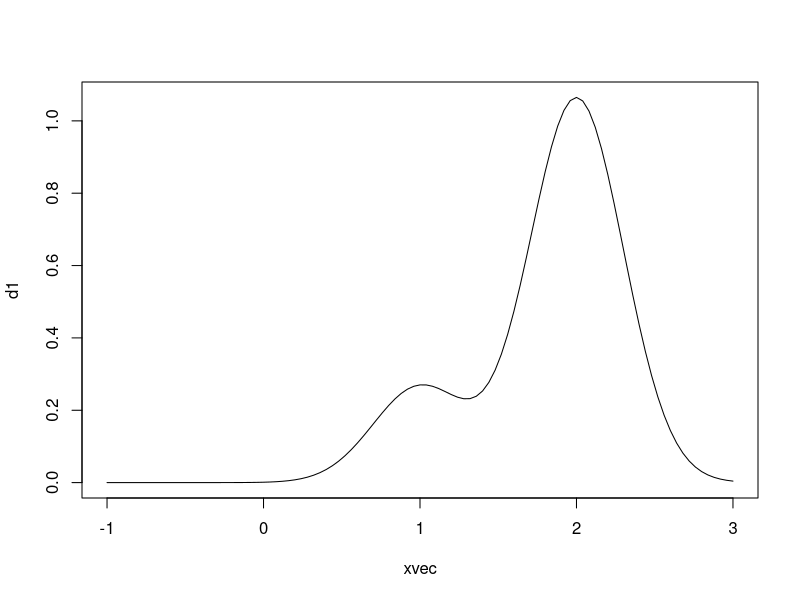
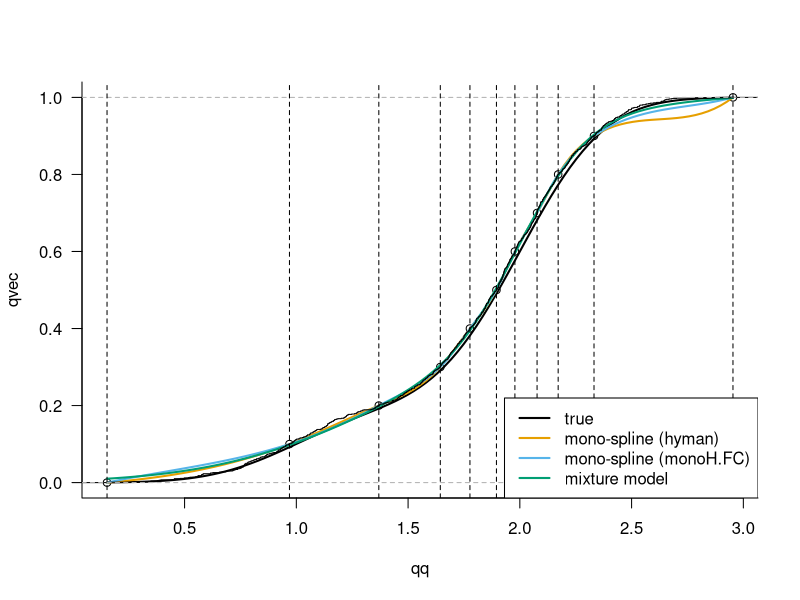
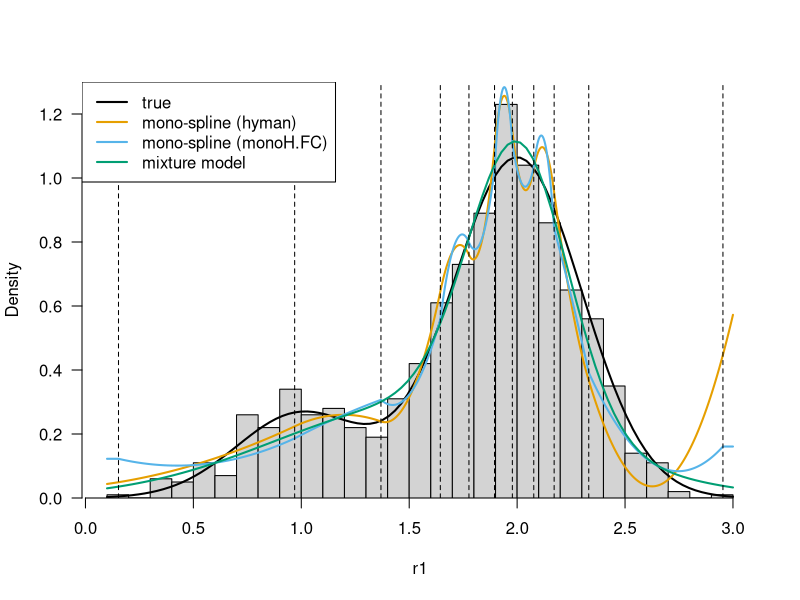

These charts were generated, in order, by the following R code:
## quick and dirty stuff for n-component (1-D) Gaussian mixtures:
## density, CDF, random deviate generator
dmix <- function(x, p, m, s) {
    m <- Map(\(p, m, s) p*dnorm(x, m, s), p, m, s)
    rowSums(do.call(cbind, m))
}

pmix <- function(x, p, m, s) {
    m <- Map(\(p, m, s) p*pnorm(x, m, s), p, m, s)
    rowSums(do.call(cbind, m))
}

rmix <- function(n, p, m, s) {
    n <- drop(rmultinom(1, size =n, prob = p))
    r <- Map(\(n, m, s) rnorm(n, m, s), n, m, s)
    unlist(r)
}

## test/draw some curves
xvec <- seq(-1, 3, length.out = 101)
d1 <- dmix(xvec,
        p = c(0.2, 0.8),
        m = c(1, 2),
        s = c(0.3, 0.3))
plot(xvec, d1, type = "l")

true_pars <- list(p = c(0.2, 0.8),
                  m = c(1, 2),
                  s = c(0.3, 0.3))
## sample
set.seed(101)
r1 <- do.call("rmix",
              c(list(n=1000),
                true_pars))
## get quantiles
qvec <- seq(0, 1, by = 0.1)
qq <- quantile(r1, qvec)

## fit a monotonic spline to the CDF (quantiles are the x-variate)
s1f <- splinefun(qq, qvec, method = "hyman")

s2f <- splinefun(qq, qvec, method = "monoH.FC")

## spline() doesn't work, not sure why we have to jump through this hoop
## if we want values (not used any more though)
## s2 <- list(x = s1$x, y = s2f(s1$x))

## what we have now is a smooth representation of the cumulative
## distribution function.
## we can evaluate the derivatives directly ... (see below)

## fit 2-component Gaussian mixture model

## JD's order statistics stuff would make sense if we wanted to account
##  for error in a known-small sample
## source("https://raw.githubusercontent.com/dushoff/notebook/master/orderStats.R")
## given a large/unknown sample size, least-squares fitting to CDF is
## probably good enough

## fit predicted CDF to quantile values (easier than sorting out
## quantile function for Gaussian mixture)
skel <- list(prob = NA, mean = rep(NA, 2), sd = rep(NA,2))
## relist(1:5, skel)
lsqfun <- function(par) {
    p <- relist(par, skel)
    with(p, sum((pmix(qq, prob, mean, sd) - qvec)^2))
}
lsqfit <- optim(c(0.4, 1,2, 0.4, 0.5), lsqfun)

## results

## cvec <- c("#000000", colorblindr::palette_OkabeIto)

cvec <- c("#000000", "#E69F00", "#56B4E9", "#009E73", "#F0E442", "#0072B2", 
          "#D55E00", "#CC79A7", "#999999")
lfun <- function(pos = "topright") {
    legend(pos, col = cvec,
       bg = "white",
       lty = 1,
       lwd = 2,
       legend = c("true", "mono-spline (hyman)", "mono-spline (monoH.FC)",
                  "mixture model"))
}


par(las=1, bty = "l")
## compare cumulative dist predictions
plot(qq, qvec)
with(true_pars, curve(pmix(x, p, m, s),
      lwd = 2, add = TRUE, col = cvec[1]))
curve(s1f, add = TRUE, col = cvec[2], lwd = 2)
curve(s2f, add = TRUE, col = cvec[3], lwd = 2)
with(relist(lsqfit$par, skel),
     curve(pmix(x, prob, mean, sd), add = TRUE, col= cvec[4], lwd = 2))
lines(ecdf(r1))
abline(v=qq, lty = 2)
lfun(pos = "bottomright")

par(las = 1, bty = "l", yaxs="i")
hist(r1, freq = FALSE, breaks = 40, main = "", ylim = c(0, 1.3))
with(true_pars, curve(dmix(x, p, m, s),
      lwd = 2, add = TRUE, col = cvec[1])) ## true distribution
curve(s1f(x, 1L), add = TRUE, n = 1001, col = cvec[2], lwd =2)
curve(s2f(x, 1L), add = TRUE, n = 1001, col = cvec[3], lwd = 2)
with(relist(lsqfit$par, skel),
     curve(dmix(x, prob, mean, sd), add = TRUE, col= cvec[4], lwd = 2))
abline(v=qq, lty = 2)
lfun("topleft")

## Conclusions:
## *  mixture model is best for this case (naturally, since it matches
## the true model!); however, quantile spacing is such that we pretty
## much miss the lower mode
## * monoH.FC has some odd cusps (i.e. second derivative of the spline
##   is not continuous), but seems better controlled than hyman spline



